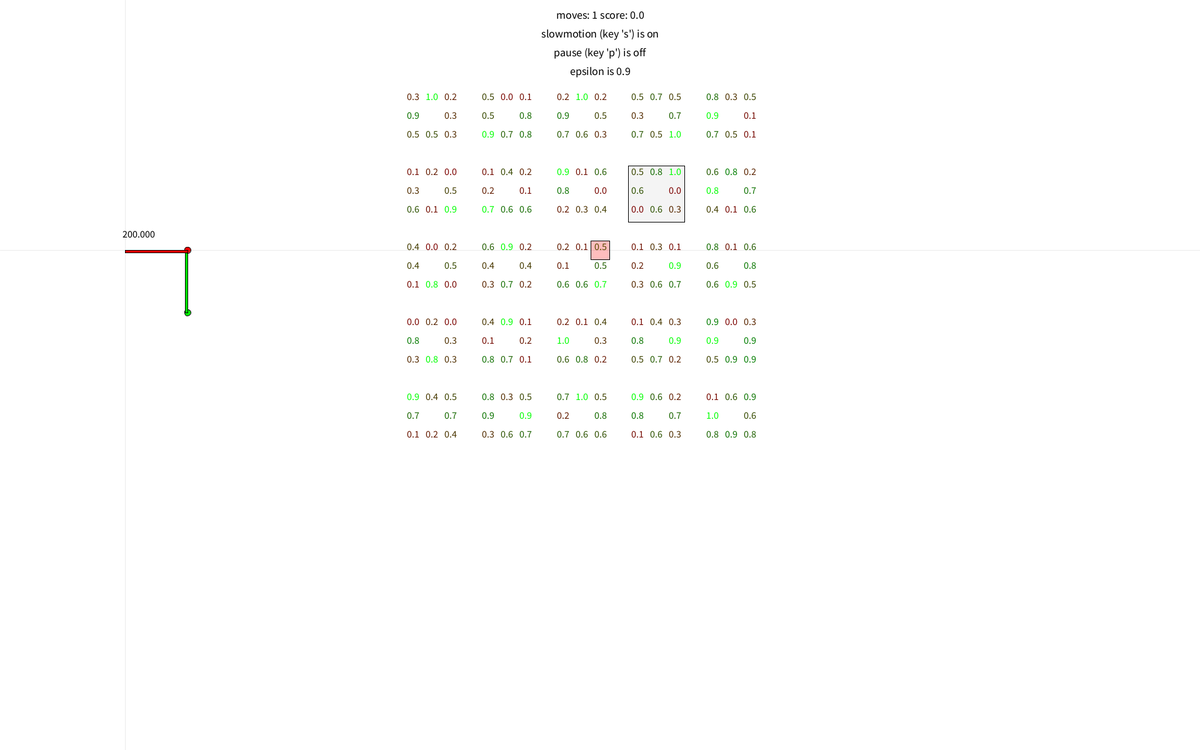
Frame 1 (no input)
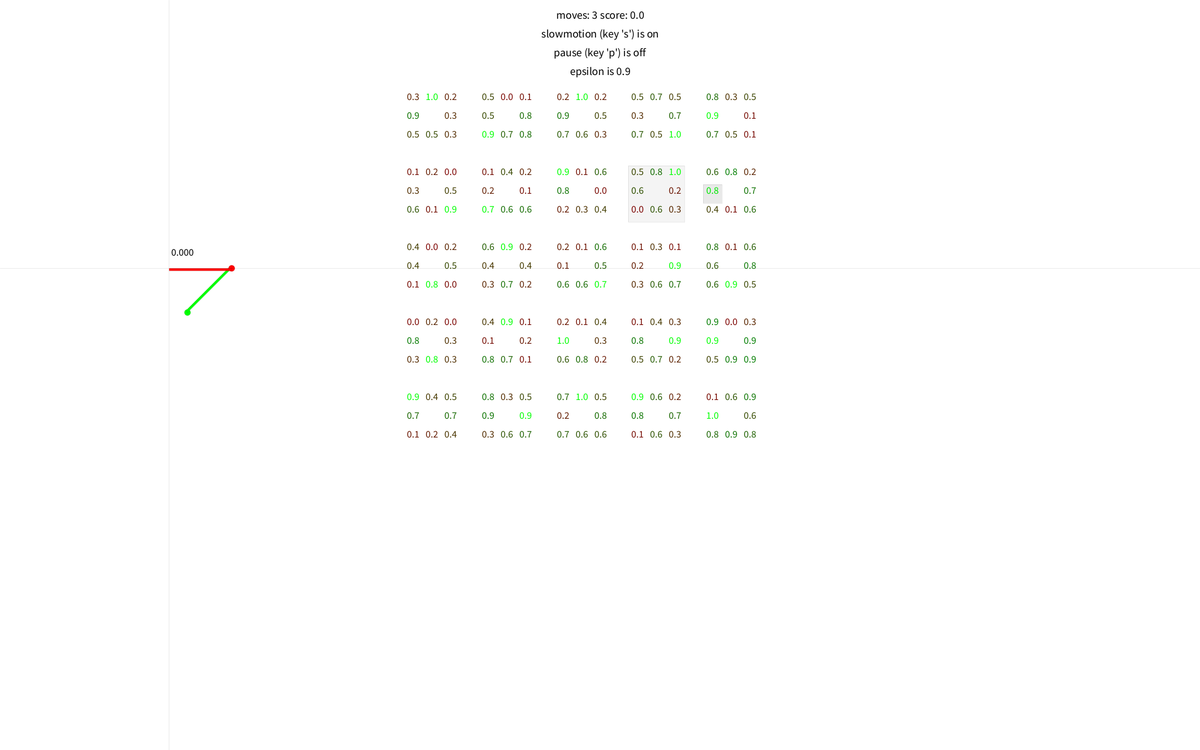
Frame 60 (the mouse pressed at the canvas centre just before this capture)
Frame 120 (the mouse held since frame 60 and released just before this capture): identical to frame 60, image omitted

The Processing sketch that drew these frames (run headless with seeded random() and noise(); from frame 60 on, the mouse is pressed at the canvas centre):

// Processing sketch: QLearning_05_ServoSimTest_TwoDimensional5x5
// ── QLearning_05_ServoSimTest_TwoDimensional5x5.pde
// https://www.practicalai.io/teaching-ai-play-simple-game-using-q-learning/

import java.util.Arrays;

QLearningArm q;
ArmSystem a;

boolean pause;
boolean slowmotion;

long t;
int interval;
int slow = 1000;

void setup() {
  size(1920, 1200);

  frameRate(240);
  interval = slow;
  q = new QLearningArm();
  a = new ArmSystem(q);
  q.armsystem = a;
  pause = false;
  slowmotion = true;
  t = millis();
  a.run();

  textAlign(CENTER);
}



void draw() {
  background(255);

  // run the algorithm every interval
  if (millis() - t > interval && !pause) {
    a.run();
    t = millis();
  }
  

  // Draw the QTable
  pushMatrix();
  translate(width/2, 160);
  q.draw_q_table();
  popMatrix();


  // Draw the servos
  pushMatrix();
  translate(300, 500);
  a.drawServos();
  popMatrix();
  stroke(0, 20);
  line(0, a.tip.y, width, a.tip.y);
  line(a.tip.x, 0, a.tip.x, height);
  fill(0);
  text(/*"x: " + nf(a.tip.x - a.root.x, 0, -1) + " y: " + nf(a.tip.y - a.root.y, 0, -1) + " | " + */(a.tip.x - a.tip_old.x), a.tip.x+20, a.tip.y-20);

//  fill(a.scoreColor);
//  ellipse(300, 500, 30, 30);


  // Draw text
  textSize(18);
  fill(0);
  text("moves: " + a.moves + " score: " + a.score, width/2, 30);
  text("slowmotion (key 's') is " + (slowmotion ? "on" : "off"), width/2, 60);
  text("pause (key 'p') is " + (pause ? "on, hit 'n' for next step" : "off"), width/2, 90);
  text("epsilon is " + nf(a.qla.epsilon,0,1), width/2, 120);


}



void keyPressed() {
  if (key == 'p') {
    pause = !pause;
  } else if (key == 's') {
    slowmotion = !slowmotion;
    if (slowmotion) {
      interval = slow;
    } else {
      interval = 2;
    }
  } else if (key == 'n') {
       a.run();
  } else if (key == '+') {
    a.qla.epsilon += 0.1;
    if(a.qla.epsilon > 1.0) a.qla.epsilon = 1.0;
  } else if (key == '-') {
    a.qla.epsilon -= 0.1;
    if(a.qla.epsilon < 0.0) a.qla.epsilon = 0.0;
  }
}

// ── ArmSystem.pde
class ArmSystem {
  int states; 
  int start_position;
  float score;
  int moves;
  QLearningArm qla;
  PVector tip;
  PVector tip_old;
  PVector lastServo;
  int yPos = 500;
  PVector root;

  float interpolation = 1.0;

  color scoreColor;

  ArmSystem (QLearningArm arm) {
    states = (int)sq(5);
    start_position = (int)random(states);
    this.qla = arm;
    qla.current_state[0] = 2;
    qla.current_state[1] = 2;
    score = 0;
    moves = 0;
    tip = new PVector();
    tip_old = new PVector();
    lastServo = new PVector();
    root = new PVector();
    scoreColor = color(127, 127, 127);
  }



  void run() {
    int[] move = qla.get_input();

    moves++;
    qla.current_state[0] += move[0];
    qla.current_state[1] += move[1];
    scoreColor = color(127, 127, 127);
    if (qla.current_state[0] < 0 || qla.current_state[0] > sqrt(states)-1 || qla.current_state[1] < 0 || qla.current_state[1] > sqrt(states)-1) {

      // impossible step

      arrayCopy(qla.previous_state, qla.current_state);
      score -= 10;
      scoreColor = color(0, 0, 255);  // scoreColor turns blue
    }
    /*else {
     
     // possible step, what follows is the scoring system
     
     if (tip.y - root.y > 0 && qla.previous_state[0] != 4) {
     fill(0, 255, 0);
     rect(0, 0, 200, 200);
     if ((tip.x - tip_old.x) < 0)
     {
     // that was bad, scoreColor turns red
     //score += (tip.x - tip_old.x) / 5;
     score--;
     scoreColor = color(255, 0, 0);
     } else if ((tip.x - tip_old.x) > 0)
     {
     // that was good, scoreColor turns green
     //score += (tip.x - tip_old.x) / 5;
     score++;
     scoreColor = color(0, 255, 0);
     } else {
     // that was nothing, scoreColor turns grey
     scoreColor = color(127, 127, 127);
     }
     //println(moves + ": dig it " + nf(tip.y - yPos, 3, 2) + " length: " + (int)((tip.x - tip_old.x)/10)+ " score: " + score + " pos old: " + tip_old + " pos: " + tip);
     }
     }
     tip_old.x = tip.x;
     tip_old.y = tip.y;
     */

    interpolation = 1.0;
  }


  void drawServos() {
    float angle = 180/(sqrt(states)-1);
    float servo1 = lerp(qla.current_state[0] * angle, qla.previous_state[0] * angle, interpolation);
    float servo2 = lerp(qla.current_state[1] * angle, qla.previous_state[1] * angle, interpolation);

    interpolation -= 0.125;
    if (interpolation <= 0)
      interpolation = 0;

    root.x = screenX(0, 0);
    root.y = screenY(0, 0);

    rotate(radians(180 + servo1));
    fill(0, 255, 0);

    ellipse(0, 0, 10, 10);
    rect(0, -4, 100, 4);

    translate(100, 0);

    rotate(radians(180 + servo2));
    fill(255, 0, 0);
    ellipse(0, 0, 10, 10);
    rect(0, -4, 100, 4);



    // Calculate the score during movement
    if (tip.y - root.y > -10 && tip.x - root.x < 0 ) {
      if ((tip.x - tip_old.x) < 0)
      {
        // that was bad, scoreColor turns red
        //score += (tip.x - tip_old.x) / 5;
        score--;
        scoreColor = color(255, 0, 0);
      } else if ((tip.x - tip_old.x) > 0)
      {
        // that was good, scoreColor turns green
        //score += (tip.x - tip_old.x) / 5;
        score++;
        scoreColor = color(0, 255, 0);
      } else {
        // that was nothing, scoreColor turns grey
        //scoreColor = color(127, 127, 127);
      }
      fill(scoreColor);
      rect(100, 0, 20, 20);
      //println(moves + ": dig it " + nf(tip.y - yPos, 3, 2) + " length: " + (int)((tip.x - tip_old.x)/10)+ " score: " + score + " pos old: " + tip_old + " pos: " + tip);
    }
  
  tip_old.x = tip.x;
  tip_old.y = tip.y;



  tip.x = screenX(100, 0);
  tip.y = screenY(100, 0);
}
}

// ── QLearningArm.pde

class QLearningArm {

  ArmSystem armsystem;

  int[] current_state;
  int[] previous_state;


  int[][] actions;
  float[][][] q_table;
  boolean first_run;
  float learning_rate;  
  float discount;
  float epsilon;        //the treshold deciding if a learned action from the q-table or a random action is used
  float old_score;
  int action_taken_index;
  boolean action_was_random;
  float maxValue = 0;


  QLearningArm() {
    actions = new int[][]{{-1, -1}, {0, -1}, {1, -1}, {-1, 0}, {1, 0}, {-1, 1}, {0, 1}, {1, 1}};
    current_state = new int[2];
    previous_state = new int[2];

    first_run = true;
    learning_rate = 0.2;
    discount = 0.9;
    epsilon = 0.9;
  }



  void initialize_q_table() {
    // Initialize the table with random numbers
    q_table = new float[(int)sqrt(armsystem.states)][(int)sqrt(armsystem.states)][actions.length];

    for (int i = 0; i < q_table.length; i++) {
      for (int j = 0; j < q_table[0].length; j++) {
        for (int k = 0; k < q_table[0][0].length; k++) {
          q_table[i][j][k] = random(1.0);
        }
      }
    }
  }


  void draw_q_table() {
    textSize(16);
    fill(0);



    // Draw the table with all the numbers. 
    // The current state is highlighted by a grey box
    for (int i = 0; i < q_table.length; i++) {
      for (int j = 0; j < q_table[0].length; j++) {
        float x = (float(i) - float(q_table.length)/2.0) * 120.0;
        int y = j * 120;
        if (current_state[0] == i && current_state[1] == j) {
          fill(0, 11);
          rect(x-15, y-15, 90, 90);
        }

        // just find highest value for visualisation
        maxValue = 0;
        int maxValueIndex = 0;
        for (int k = 0; k < q_table[0][0].length; k++) {
          if ( q_table[i][j][k] > maxValue) {maxValue = q_table[i][j][k]; maxValueIndex = k;}
        }
        for (int k = 0; k < q_table[0][0].length; k++) {
          //          if ( q_table[i][j][k] > maxValue) maxValue = q_table[i][j][k];
          int c = int((q_table[i][j][k]) * 127.0/maxValue);
          fill(127 - c, c, 0);
          if(k == maxValueIndex) fill(0, 255, 0);
          pushMatrix();
          if (k < 4) {
            translate(k%3*30, k/3*30);
          } else {
            translate((k+1)%3*30, (k+1)/3*30);
          }
          text(nf(q_table[i][j][k], 1, 1), x, y);
          popMatrix();
        }
      }
    }

    // Draw a tiny box representing the last action taken at the previous state
    float x = (float(previous_state[0]) - float(q_table.length)/2.0) * 120.0;
    int y = previous_state[1] * 120;
    pushMatrix();
    if (action_taken_index < 4) {
      translate(action_taken_index%3*30, action_taken_index/3*30);
    } else {
      translate((action_taken_index+1)%3*30, (action_taken_index+1)/3*30);
    }
    if (action_was_random) fill(255, 0, 0, 66); 
    else fill(0, 22);
    rect(x-15, y-15, 30, 30);
    popMatrix();
  }


  int[] get_input() {
    if (first_run) {
      initialize_q_table(); 
      first_run = false;
    } else {
      int r = 0;
      if (old_score < armsystem.score)
        r = 1;      // new game score is heigher, reward is 1
      else if (old_score > armsystem.score)
        r = -1;     // new game score is lower, reward is -1

      //      if(r == 1 && epsilon < 1.0) {epsilon += 0.001; println("epsilon: " + epsilon);}
      int[] outcome_state = new int[current_state.length];
      arrayCopy(current_state, outcome_state);
      q_table[previous_state[0]][previous_state[1]][action_taken_index] += learning_rate * (r + discount * max(q_table[outcome_state[0]][outcome_state[1]]) - q_table[previous_state[0]][previous_state[1]][action_taken_index]);
    }

    old_score = armsystem.score;
    arrayCopy(current_state, previous_state);


    if (random(1.0) > epsilon) {       // select random action
      action_taken_index = int(random(actions.length));
      action_was_random = true;
    } else {                          // select action based on q table
      action_taken_index = getIndexOfLargest(q_table[current_state[0]][current_state[1]]);
      action_was_random = false;
    }
    return actions[action_taken_index];
  }



  public int getIndexOfLargest( float[] array )
  {
    if ( array == null || array.length == 0 ) return -1; // null or empty

    int largest = 0;
    for ( int i = 1; i < array.length; i++ )
    {
      if ( array[i] > array[largest] ) largest = i;
    }
    return largest; // position of the first largest found
  }
}
